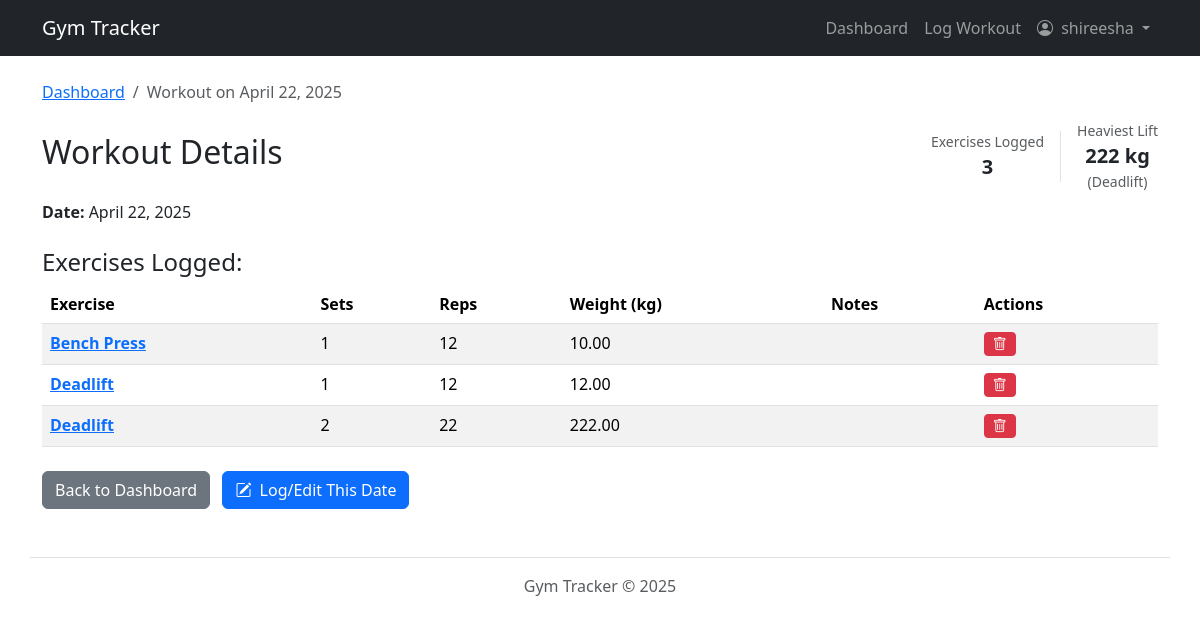
The app's page /workouts/session/25/ (signed in) with its own data.
### workouts/models.py (models this page shows, shortened)
class WorkoutSession(models.Model):
    user = models.ForeignKey(User, on_delete=models.CASCADE)
    date = models.DateField(default=timezone.now)
    created_at = models.DateTimeField(auto_now_add=True)
    notes = models.TextField(blank=True, null=True)
    class Meta:
        unique_together = ('user', 'date')
        ordering = ['-date']

class Exercise(models.Model):
    name = models.CharField(max_length=100, unique=True)
    description = models.TextField(blank=True, null=True)

class WorkoutLog(models.Model):
    session = models.ForeignKey(WorkoutSession, related_name='logs', on_delete=models.CASCADE)
    exercise = models.ForeignKey(Exercise, on_delete=models.PROTECT)  # Protect exercise from deletion if used
    sets = models.PositiveIntegerField(blank=True, null=True)
    reps = models.PositiveIntegerField(blank=True, null=True)
    weight = models.DecimalField(max_digits=6, decimal_places=2, blank=True, null=True)
    duration = models.DurationField(blank=True, null=True)  # e.g., for cardio
    notes = models.TextField(blank=True, null=True)

### workouts/views.py (the view)
# urls.py: path('session/<int:session_id>/', views.workout_detail_view, name='workout_detail'),
@login_required
def workout_detail_view(request, session_id):
    workout_session = get_object_or_404(WorkoutSession, pk=session_id, user=request.user)
    session_logs = workout_session.logs.all().order_by('id')
    log_count = session_logs.count()
    heaviest_lift_weight = None
    heaviest_lift_exercise_name = None
    if log_count > 0: # Optimization: Only query max weight if logs exist
        max_weight_aggregate = session_logs.filter(weight__isnull=False).aggregate(max_w=Max('weight'))
        if max_weight_aggregate and max_weight_aggregate['max_w'] is not None:
            heaviest_lift_weight = max_weight_aggregate['max_w']
            first_log_with_max = session_logs.filter(weight=heaviest_lift_weight).select_related('exercise').first()
            if first_log_with_max:
                heaviest_lift_exercise_name = first_log_with_max.exercise.name
    context = {
        'session': workout_session,
        'logs': session_logs,
        'log_count': log_count, # Pass count
        'heaviest_lift_weight': heaviest_lift_weight, # Pass max weight
        'heaviest_lift_exercise_name': heaviest_lift_exercise_name, # Pass exercise name
    }
    return render(request, 'workouts/workout_detail.html', context)

### workouts/templates/workouts/workout_detail.html (shortened to what this page needs)
{% extends 'workouts/base.html' %}
{% block content %}
<div class="container mt-4">
    <nav aria-label="breadcrumb">
        <ol class="breadcrumb">
            <li class="breadcrumb-item"><a href="{% url 'workouts:dashboard' %}">Dashboard</a></li>
            <li class="breadcrumb-item active" aria-current="page">Workout on {{ session.date|date:"F d, Y" }}</li>
        </ol>
    </nav>
    <div class="d-flex flex-wrap justify-content-between align-items-center mb-2">
        <h2 class="me-3">Workout Details</h2>
        <div class="d-flex align-items-center">
            {% if log_count > 0 %}
            <div class="text-center border-end pe-3 me-3">
                 <span class="text-muted d-block small">Exercises Logged</span>
                 <strong class="fs-5">{{ log_count }}</strong>
            </div>
            {% endif %}
            {% if heaviest_lift_weight is not None %}
            <div class="text-center">
                 <span class="text-muted d-block small">Heaviest Lift</span>
                 <strong class="fs-5">{{ heaviest_lift_weight|floatformat:0 }} kg</strong>
                 {% if heaviest_lift_exercise_name %}
                 <small class="d-block text-muted">({{ heaviest_lift_exercise_name }})</small>
                 {% endif %}
            </div>
            {% endif %}
        </div>
    </div>
    <p><strong>Date:</strong> {{ session.date|date:"F d, Y" }}</p>
    <h4 class="mt-4">Exercises Logged:</h4>
    {% if logs %}
    <table class="table table-striped table-hover">
        <thead>
        <tr>
            <th scope="col">Exercise</th>
            <th scope="col">Sets</th>
            <th scope="col">Reps</th>
            <th scope="col">Weight (kg)</th>
            <th scope="col">Notes</th>
            <th scope="col">Actions</th>
        </tr>
        </thead>
        <tbody>
        {% for log in logs %}
        <tr>
            <td><strong><a href="{% url 'workouts:exercise_stats' exercise_id=log.exercise.id %}"
                           title="View progress chart for {{ log.exercise.name }}">
                {{ log.exercise.name }}
            </a></strong></td>
            <td>{{ log.sets|default:"N/A" }}</td>
            <td>{{ log.reps|default:"N/A" }}</td>
            <td>{{ log.weight|default:"N/A" }}</td>
            <td>{{ log.notes|default:""|linebreaksbr }}</td>
            <td>
                <form action="{% url 'workouts:delete_workout_log' log_id=log.id %}"
                      method="POST"
                      class="d-inline"
                      onsubmit="return confirm('Are you sure you want to delete this entry?');">
                    <button type="submit" class="btn btn-danger btn-sm" title="Delete this entry">
                        <i class="bi bi-trash"></i>
                    </button>
                </form>
            </td>
        </tr>
        {% endfor %}
        </tbody>
    </table>
    {% else %}
    <p>No specific exercises were logged for this session.</p>
    {% endif %}
    <div class="mt-4">
        <a href="{% url 'workouts:dashboard' %}" class="btn btn-secondary">Back to Dashboard</a>
        <a href="{% url 'workouts:log_workout_date' date_str=session.date|date:'Y-m-d' %}" class="btn btn-primary ms-2">
            <i class="bi bi-pencil-square me-1"></i>
            Log/Edit This Date
        </a>
    </div>
</div>
{% endblock %}

### workouts/templates/workouts/base.html (shortened to what this page needs)
{% load static %}
<html lang="en">
<head>
    <link href="https://cdn.jsdelivr.net/npm/bootstrap@5.3.2/dist/css/bootstrap.min.css" rel="stylesheet"
>
    <link rel="stylesheet" href="https://cdn.jsdelivr.net/npm/bootstrap-icons@1.11.3/font/bootstrap-icons.min.css">
</head>
<body>
<nav class="navbar navbar-expand-lg navbar-dark bg-dark mb-4">
    <div class="container">
        <a class="navbar-brand" href="{% url 'home' %}">Gym Tracker</a>
        <div class="collapse navbar-collapse" id="navbarNav">
            <ul class="navbar-nav ms-auto mb-2 mb-lg-0">
                {% if user.is_authenticated %}
                <li class="nav-item">
                    <a class="nav-link {% if request.resolver_match.view_name == 'workouts:dashboard' %}active{% endif %}"
                       href="{% url 'workouts:dashboard' %}">Dashboard</a>
                </li>
                <li class="nav-item">
                    <a class="nav-link {% if request.resolver_match.view_name == 'workouts:log_workout_date' or request.resolver_match.view_name == 'workouts:log_workout_today' %}active{% endif %}"
                       href="{% url 'workouts:log_workout_today' %}">Log Workout</a>
                </li>
                <li class="nav-item dropdown">
                    <a class="nav-link dropdown-toggle" href="#" id="navbarUserDropdown" role="button"
                       data-bs-toggle="dropdown" aria-expanded="false">
                        <i class="bi bi-person-circle me-1"></i>
                        {{ user.username }}
                    </a>
                </li>
                {% endif %}
            </ul>
        </div>
    </div>
</nav>
<main role="main">
    {% block content %}{% endblock %}
</main>
<footer class="container mt-5 py-3 border-top text-center text-muted">
    Gym Tracker © {% now "Y" %}
</footer>
</body>
</html>

### records on screen
WorkoutSession: date "April 22, 2025"
Exercise: name "Deadlift"
WorkoutLog: exercise.name "Bench Press", sets "1", reps "12", weight "10.00"
WorkoutLog: exercise.name "Deadlift", sets "1", reps "12", weight "12.00"
WorkoutLog: exercise.name "Deadlift", sets "2", reps "22", weight "222.00"

### other values on screen
{{ user.username }} "shireesha"
{{ log_count }} "3"
{{ heaviest_lift_weight|floatformat:0 }} "222"
